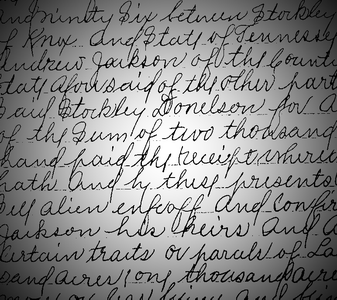
%> input picture lab5/tekstReczny.png, 337 x 300 px, shrunk from 772 x 686 before the run; the run also reads 1 picture not shown here
$ octave test.m   (GNU Octave 9; MATLAB toolbox functions it lacks are replaced by stand-ins)
%> lines starting %> are read from the running program, lines starting %| are printed output that depends on the picture
close all;
clearvars;
clc;


im = imread('tekstReczny.png');
%> im is the input picture: size 300x337x3 uint8; min 0, max 255, mean 136.5
imBW = im;

i1 = imread('1.bmp');
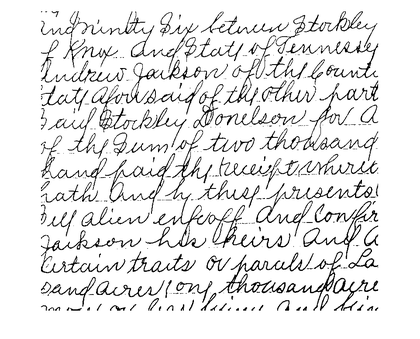
%> input picture lab5/1.bmp, 420 x 339 px, shrunk from 962 x 777 before the run
%> i1 is the input picture: size 339x420x3 uint8; min 0, max 255, mean 231.2
i2 = imread('2.bmp');
i3 = i1 - i2;
figure;
subplot(2,2,1); imshow(im);
subplot(2,2,2); imshow(i1);
subplot(2,2,3); imshow(i2);
subplot(2,2,4); imshow(i3);

figure; imshow(im);
figure; imhist(im);
%> after `imhist(im)`:
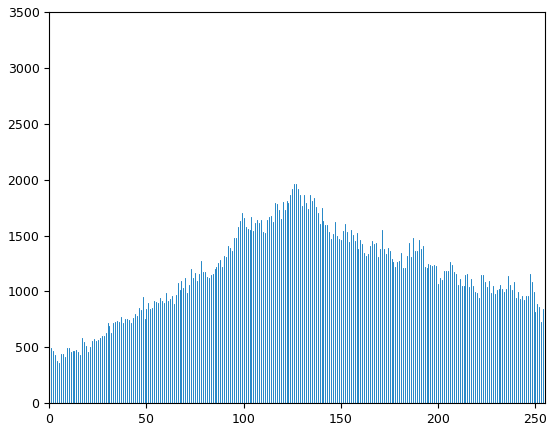
%> figure redrawn from the program's plot data; highest point at x = 0, y = 3459

[width, height] = size(im);
%> width = 300; height = 1011
n = 20;
a = 0.5;

queue = zeros(1, n);
i = 1;
srednia = 0;
for x = 1:width,
    for y = 1:height,
        i_last = mod(i, 20) + 1;
        srednia = srednia + (queue(i) - queue(i_last)) / n;

        i = mod(i, 20) + 1;

        T = a * srednia;
        if im(x,y) > T,
            imBW(x,y) = 255;
        else
            imBW(x,y) = 0;
        end
    end
end
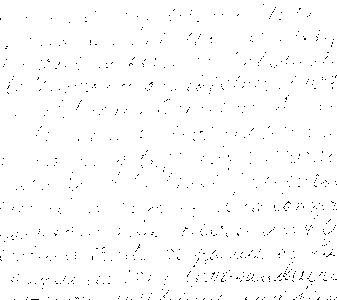
%> imBW: size 300x337x3 uint8; 98.9% white; black in thin lines or dots
%> after the loop, i = 1; srednia = 0

figure;
imshow(imBW);
